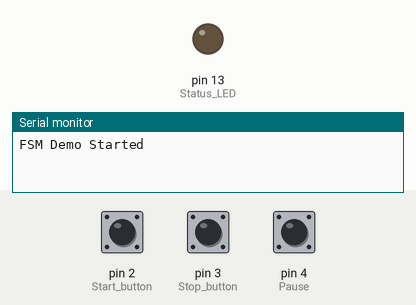
A sketch run on a simulated Arduino Uno, built with avr-gcc and run on an emulated ATmega328P. Parts: output pins drawn as LEDs (lit = HIGH), the last lines printed to the serial monitor. Dashed ring = blinking. The test bench sets the inputs (shaded band); at power-on: pin 2 (Start_button) HIGH, pin 4 (Pause) HIGH, pin 3 (Stop_button) HIGH.

Above: at 1.2 s.
1.3 s: pin 2 (Start_button) pulled LOW for 0.15 s
At 2.5 s:
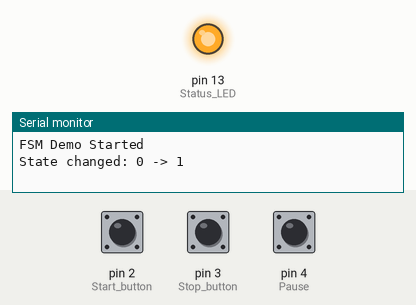
2.9 s: pin 4 (Pause) pulled LOW for 0.15 s
At 3.8 s:
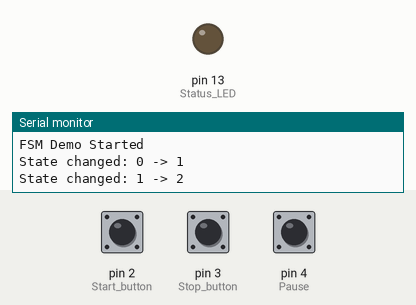
6.0 s: pin 4 (Pause) pulled LOW for 1 s
8.5 s: pin 4 (Pause) pulled LOW for 3.2 s
At 9.4 s:
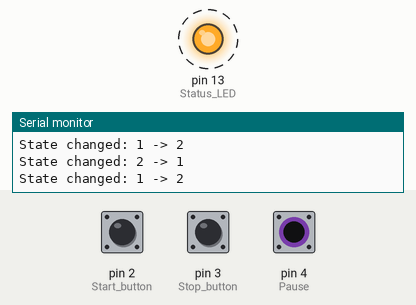
Timing chart, 0 to 14.2 s (numbered marks = the images above; inputs shaded):
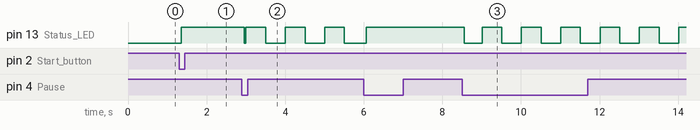

Measured:
- after the input at 1.3 s, pin 13 (Status_LED): LOW → HIGH after 0.05 s
- after the input at 2.9 s, pin 13 (Status_LED): HIGH → LOW after 0.05 s, then repeats every 1.0 s: HIGH 0.50 s, LOW 0.50 s
- after the input at 8.5 s, pin 13 (Status_LED): alternates HIGH for 0.50 s and LOW for 0.50 s, starting after 0.06 s

The sketch:

fsm_demo.ino
```cpp
/**
 * Finite State Machine Demo for Arduino
 *
 * Demonstrates:
 * - Clear enum usage for states (state_t)
 * - Separation between event generation and state handling
 * - State machine only handles transitions, no GPIO operations
 */

// Define the states using enum
typedef enum {
    STATE_IDLE,
    STATE_RUNNING,
    STATE_PAUSED,
    STATE_ERROR
} state_t;

// Define events that can trigger state transitions
typedef enum {
    EVENT_START,
    EVENT_STOP,
    EVENT_PAUSE,
    EVENT_RESUME,
    EVENT_ERROR,
    EVENT_RESET,
    EVENT_NONE
} event_t;

// Current state variable
static state_t current_state = STATE_IDLE;

/**
 * State transition function
 * Only handles state transitions based on events
 * No GPIO reading/writing here
 */
state_t handle_event(state_t current, event_t event) {
    switch (current) {
        case STATE_IDLE:
            if (event == EVENT_START) {
                return STATE_RUNNING;
            } else if (event == EVENT_ERROR) {
                return STATE_ERROR;
            }
            break;

        case STATE_RUNNING:
            if (event == EVENT_PAUSE) {
                return STATE_PAUSED;
            } else if (event == EVENT_STOP) {
                return STATE_IDLE;
            } else if (event == EVENT_ERROR) {
                return STATE_ERROR;
            }
            break;

        case STATE_PAUSED:
            if (event == EVENT_RESUME) {
                return STATE_RUNNING;
            } else if (event == EVENT_STOP) {
                return STATE_IDLE;
            }
            break;

        case STATE_ERROR:
            if (event == EVENT_RESET) {
                return STATE_IDLE;
            }
            break;

        default:
            break;
    }

    // No transition, stay in current state
    return current;
}

/**
 * Event generator - reads GPIO and generates events
 * This is where all hardware interaction happens
 */
event_t generate_events() {
    static bool last_button_start = HIGH;
    static bool last_button_stop = HIGH;
    static bool last_button_pause = HIGH;

    // Read buttons (GPIO operations happen here)
    bool button_start = digitalRead(2);  // Start button on pin 2
    bool button_stop = digitalRead(3);   // Stop button on pin 3
    bool button_pause = digitalRead(4);  // Pause/Resume button on pin 4

    // Detect button presses (falling edge for active-low buttons)
    if (button_start == LOW && last_button_start == HIGH) {
        delay(50); // Debounce
        if (digitalRead(2) == LOW) {
            last_button_start = LOW;
            return EVENT_START;
        }
    }

    if (button_stop == LOW && last_button_stop == HIGH) {
        delay(50); // Debounce
        if (digitalRead(3) == LOW) {
            last_button_stop = LOW;
            return EVENT_STOP;
        }
    }

    if (button_pause == LOW && last_button_pause == HIGH) {
        delay(50); // Debounce
        if (digitalRead(4) == LOW) {
            last_button_pause = LOW;
            // Generate EVENT_PAUSE when in RUNNING state
            // Generate EVENT_RESUME when in PAUSED state
            if (current_state == STATE_RUNNING) {
                return EVENT_PAUSE;
            } else if (current_state == STATE_PAUSED) {
                return EVENT_RESUME;
            }
        }
    }

    // Check for error condition: both START and STOP pressed simultaneously
    if (button_start == LOW && button_stop == LOW) {
        delay(50); // Debounce
        if (digitalRead(2) == LOW && digitalRead(3) == LOW) {
            return EVENT_ERROR;
        }
    }

    // Update last state
    last_button_start = button_start;
    last_button_stop = button_stop;
    last_button_pause = button_pause;

    return EVENT_NONE;
}

/**
 * Output handler - writes to GPIO based on current state
 * All output operations happen here
 */
void update_outputs(state_t state) {
    switch (state) {
        case STATE_IDLE:
            digitalWrite(13, LOW);  // LED off
            break;

        case STATE_RUNNING:
            digitalWrite(13, HIGH); // LED on
            break;

        case STATE_PAUSED:
            // Blink LED slowly (simplified for demo)
            digitalWrite(13, millis() % 1000 < 500 ? HIGH : LOW);
            break;

        case STATE_ERROR:
            // Blink LED fast
            digitalWrite(13, millis() % 200 < 100 ? HIGH : LOW);
            break;
    }
}

void setup() {
    // Setup pins
    pinMode(2, INPUT_PULLUP);  // Start button
    pinMode(3, INPUT_PULLUP);  // Stop button
    pinMode(4, INPUT_PULLUP);  // Pause/Resume button
    pinMode(13, OUTPUT);       // Status LED

    Serial.begin(9600);
    Serial.println("FSM Demo Started");
}

void loop() {
    // 1. Generate events from hardware inputs
    event_t event = generate_events();

    // 2. Process event through state machine (pure logic, no I/O)
    state_t new_state = handle_event(current_state, event);

    // 3. Check if state changed
    if (new_state != current_state) {
        Serial.print("State changed: ");
        Serial.print(current_state);
        Serial.print(" -> ");
        Serial.println(new_state);
        current_state = new_state;
    }

    // 4. Update outputs based on current state
    update_outputs(current_state);

    // Small delay for debouncing
    delay(50);
}
```
